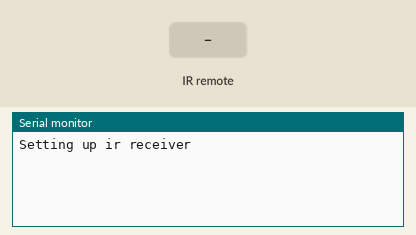
Bench run of a sketch on a simulated Arduino Uno, built with avr-gcc and run on an emulated ATmega328P. Parts: the last lines printed to the serial monitor. The test bench sets the inputs (shaded band).

Above: at 1.2 s.
1.3 s: infrared code 0xE0E040BF received
At 2.1 s:
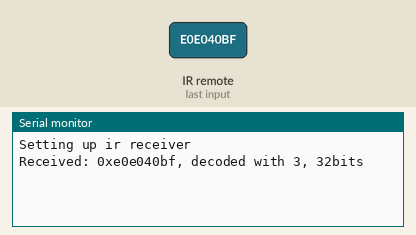
2.8 s: infrared code 0xE0E0D827 received
At 3.3 s:
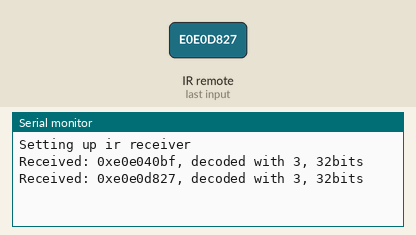
4.3 s: infrared code 0xE0E0E01F received
At 5.5 s:
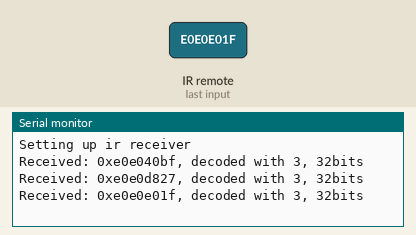
5.8 s: infrared code 0xE0E0D02F received
At 6.8 s:
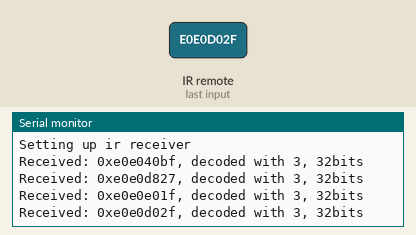
7.3 s: infrared code 0xE0E0807F received
At 7.9 s:
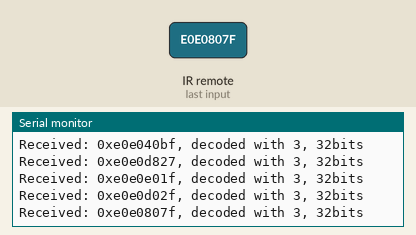

Measured:
- after the input at 1.3 s, the serial monitor: prints a new line at once (image 1)
- after the input at 2.8 s, the serial monitor: prints a new line at once (image 2)
- after the input at 4.3 s, the serial monitor: prints a new line at once (image 3)
- after the input at 5.8 s, the serial monitor: prints a new line at once (image 4)
- after the input at 7.3 s, the serial monitor: prints a new line at once (image 5)

The sketch:

ir_translator.ino
```cpp
#include "src/IRremote/IRremote.h"

#include "src/timer/Timer.h"
#include "src/controller.h"
#include "src/amplifier.h"
#include "src/tv_remote_receiver.h"


/*********** IR Config and variables *********** */
int RECV_PIN = 13;
int SEND_PIN = 3;
IRrecv irrecv(RECV_PIN);
IRsend irsend;  // uses pin 3 on arduino uno

/*********** Devices *********** */
Timer timer;
Amplifier amp(&irsend, & irrecv);
Controller ctrl(&timer, &amp);
TvRemoteReceiver tv_remote(&irrecv, &ctrl, &timer);

void setup() {

  Serial.begin(9600);

  ctrl.setup();
  tv_remote.setup();
}

void loop() {
  timer.update();
  tv_remote.receive();
}
```

amplifier.cpp
```cpp
#include "amplifier.h"

#include "IRremote/IRremote.h"

Amplifier::Amplifier(IRsend * ir_send, IRrecv * ir_receiver) : ir_send_(ir_send), ir_receiver_(ir_receiver) {}


void Amplifier::chooseTV() {
	sendCommand(0xb56, "Send Amp OPT1");
}

void Amplifier::choosePC() {
	sendCommand(0xb54, "Send Amp USB");  // 354
}

void Amplifier::chooseMusic() {
	sendCommand(0xb59, "Send Amp COAX2");
}

void Amplifier::volumeUp() {
	sendCommand(0xb50, "Send Amp Volume Up");  // 350
}

void Amplifier::volumeDown() {
	sendCommand(0xb51, "Send Amp Volume Down"); // 351
}


void Amplifier::sendCommand(unsigned long data, String description) {
	Serial.println(description.c_str());
	ir_send_->sendRC5(data, 12);
	delay(1);
	ir_receiver_->enableIRIn();
}
```

amplifier.h
```cpp
#pragma once

#include <arduino.h>

class IRsend;
class IRrecv;

class Amplifier {

public:
	Amplifier(IRsend * ir_send, IRrecv * ir_receiver);

	void chooseTV();
	void choosePC();
	void chooseMusic();

	void volumeUp();
	void volumeDown();


private:
	void sendCommand(unsigned long data, String description);

	IRsend * ir_send_;
	IRrecv * ir_receiver_;

};
```

controller.cpp
```cpp
#include "controller.h"

#include "amplifier.h"
#include "timer/Timer.h"


#define POWER_UP_MUSIC_SELECTION_DELAY_MS 10000


Controller::Controller(Timer * timer, Amplifier * amp) : timer_(timer), amp_(amp), tvNotPC_(false) {}


void Controller::setup() {
	timer_->after(POWER_UP_MUSIC_SELECTION_DELAY_MS, selectMusic, this);
}


void Controller::receivedCommand(Commands cmd) {
	switch (cmd) {
		case TVVolumeUp:
			amp_->volumeUp();
			break;
		case TVVolumeDown:
			amp_->volumeDown();
			break;
		case TVPower:
			amp_->chooseMusic();
			break;
		case TVTV:
			amp_->chooseTV();
			break;
		case TVSource:
			if (tvNotPC_)
				amp_->choosePC();
			else
				amp_->chooseTV();
			tvNotPC_ = !tvNotPC_;
			break;
	}
}

void Controller::selectMusic(void *ptr) {
	Serial.println("Choosing Music input");
	static_cast<Controller*>(ptr)->amp_->chooseMusic();
}
```

controller.h
```cpp
#pragma once

#include <arduino.h>
#include "types.h"


class Amplifier;
class Timer;

class Controller {

public:
	Controller(Timer * timer, Amplifier * amp);

	void setup();

	void receivedCommand(Commands cmd);


private:
	Timer * timer_;
	Amplifier * amp_;

	bool tvNotPC_;

	static void selectMusic(void *ptr);

};
```

Event.cpp
```cpp
// (licence header left out)
/*  * * * * * * * * * * * * * * * * * * * * * * * * * * *
 Code by Simon Monk
 http://www.simonmonk.org
* * * * * * * * * * * * * * * * * * * * * * * * * * * * */

// For Arduino 1.0 and earlier
#if defined(ARDUINO) && ARDUINO >= 100
#include "Arduino.h"
#else
#include "WProgram.h"
#endif

#include "Event.h"

Event::Event(void)
{
	eventType = EVENT_NONE;
}

void Event::update(void)
{
    unsigned long now = millis();
    update(now);
}

void Event::update(unsigned long now)
{
	if (now - lastEventTime >= period)
	{
		switch (eventType)
		{
			case EVENT_EVERY:
		 		(*callback)(context);
		 		break;

			case EVENT_OSCILLATE:
				pinState = ! pinState;
				digitalWrite(pin, pinState);
				break;
		}
		lastEventTime = now;
		count++;
	}
	if (repeatCount > -1 && count >= repeatCount)
	{
		eventType = EVENT_NONE;
	}
}
```

Event.h
```cpp
// (licence header left out)
/*  * * * * * * * * * * * * * * * * * * * * * * * * * * *
 Code by Simon Monk
 http://www.simonmonk.org
* * * * * * * * * * * * * * * * * * * * * * * * * * * * */

#ifndef Event_h
#define Event_h

#include <inttypes.h>

#define EVENT_NONE 0
#define EVENT_EVERY 1
#define EVENT_OSCILLATE 2

class Event
{

public:
  Event(void);
  void update(void);
  void update(unsigned long now);
  int8_t eventType;
  unsigned long period;
  int repeatCount;
  uint8_t pin;
  uint8_t pinState;
  void (*callback)(void *);
  void *context;
  unsigned long lastEventTime;
  int count;
};

#endif
```

Timer.cpp
```cpp
// (licence header left out)
/*  * * * * * * * * * * * * * * * * * * * * * * * * * * *
 Code by Simon Monk
 http://www.simonmonk.org
* * * * * * * * * * * * * * * * * * * * * * * * * * * * */

// For Arduino 1.0 and earlier
#if defined(ARDUINO) && ARDUINO >= 100
#include "Arduino.h"
#else
#include "WProgram.h"
#endif

#include "Timer.h"

Timer::Timer(void)
{
}

int8_t Timer::every(unsigned long period, void (*callback)(void *ctx), void *context, int repeatCount)
{
	int8_t i = findFreeEventIndex();
	if (i == -1) return -1;

	_events[i].eventType = EVENT_EVERY;
	_events[i].period = period;
	_events[i].repeatCount = repeatCount;
	_events[i].callback = callback;
	_events[i].context = context;
	_events[i].lastEventTime = millis();
	_events[i].count = 0;
	return i;
}

int8_t Timer::oscillate(uint8_t pin, unsigned long period, uint8_t startingValue, int repeatCount)
{
	int8_t i = findFreeEventIndex();
	if (i == NO_TIMER_AVAILABLE) return NO_TIMER_AVAILABLE;

	_events[i].eventType = EVENT_OSCILLATE;
	_events[i].pin = pin;
	_events[i].period = period;
	_events[i].pinState = startingValue;
	digitalWrite(pin, startingValue);
	_events[i].repeatCount = repeatCount * 2; // full cycles not transitions
	_events[i].lastEventTime = millis();
	_events[i].count = 0;
	return i;
}

int8_t Timer::oscillate(uint8_t pin, unsigned long period, uint8_t startingValue)
{
	return oscillate(pin, period, startingValue, -1); // forever
}

/**
 * This method will generate a pulse of !startingValue, occuring period after the
 * call of this method and lasting for period. The Pin will be left in !startingValue.
 */
int8_t Timer::pulse(uint8_t pin, unsigned long period, uint8_t startingValue)
{
	return oscillate(pin, period, startingValue, 1); // once
}

/**
 * This method will generate a pulse of startingValue, starting immediately and of
 * length period. The pin will be left in the !startingValue state
 */
int8_t Timer::pulseImmediate(uint8_t pin, unsigned long period, uint8_t pulseValue)
{
	int8_t id(oscillate(pin, period, pulseValue, 1));
	// now fix the repeat count
	if (id >= 0 && id < MAX_NUMBER_OF_EVENTS) {
		_events[id].repeatCount = 1;
	}
	return id;
}


void Timer::stop(int8_t id)
{
	if (id >= 0 && id < MAX_NUMBER_OF_EVENTS) {
		_events[id].eventType = EVENT_NONE;
	}
}

void Timer::update(void)
{
	unsigned long now = millis();
	update(now);
}

void Timer::update(unsigned long now)
{
	for (int8_t i = 0; i < MAX_NUMBER_OF_EVENTS; i++)
	{
		if (_events[i].eventType != EVENT_NONE)
		{
			_events[i].update(now);
		}
	}
}
int8_t Timer::findFreeEventIndex(void)
{
	for (int8_t i = 0; i < MAX_NUMBER_OF_EVENTS; i++)
	{
		if (_events[i].eventType == EVENT_NONE)
		{
			return i;
		}
	}
	return NO_TIMER_AVAILABLE;
}
```

Timer.h
```cpp
// (licence header left out)
/*  * * * * * * * * * * * * * * * * * * * * * * * * * * *
 Code by Simon Monk
 http://www.simonmonk.org
* * * * * * * * * * * * * * * * * * * * * * * * * * * * */

#ifndef Timer_h
#define Timer_h

#include <inttypes.h>
#include "Event.h"

#define MAX_NUMBER_OF_EVENTS (10)

#define TIMER_NOT_AN_EVENT (-2)
#define NO_TIMER_AVAILABLE (-1)

class Timer
{

public:
  Timer(void);


  // inline call of one delegated function has the same size
  // as a non inlined function call
  int8_t every(unsigned long period, void (*callback)(void)) {
    return every(period, simpleDelegate, (void*)callback, -1);
  }
  int8_t every(unsigned long period, void (*callback)(void), int repeatCount) {
    return every(period, simpleDelegate, (void*)callback, repeatCount);
  }
  int8_t after(unsigned long duration, void (*callback)(void)) {
    return every(duration, simpleDelegate, (void*)callback, 1);
  }

  int8_t every(unsigned long period, void (*callback)(void *), void *context) {
    return every(period, callback, context, -1);
  }
  int8_t every(unsigned long period, void (*callback)(void *), void *context, int repeatCount);

  int8_t after(unsigned long duration, void (*callback)(void *), void *context) {
    return every(duration, callback, context, 1);
  }


  int8_t oscillate(uint8_t pin, unsigned long period, uint8_t startingValue);
  int8_t oscillate(uint8_t pin, unsigned long period, uint8_t startingValue, int repeatCount);

  /**
   * This method will generate a pulse of !startingValue, occuring period after the
   * call of this method and lasting for period. The Pin will be left in !startingValue.
   */
  int8_t pulse(uint8_t pin, unsigned long period, uint8_t startingValue);

  /**
   * This method will generate a pulse of pulseValue, starting immediately and of
   * length period. The pin will be left in the !pulseValue state
   */
  int8_t pulseImmediate(uint8_t pin, unsigned long period, uint8_t pulseValue);
  void stop(int8_t id);
  void update(void);
  void update(unsigned long now);

protected:
  Event _events[MAX_NUMBER_OF_EVENTS];
  int8_t findFreeEventIndex(void);

private:
  static void simpleDelegate(void *callback) {
    (*((void (*)())(callback)))();
  }
};

#endif
```

tv_remote_receiver.cpp
```cpp
#include "tv_remote_receiver.h"

#include <arduino.h>

#include "controller.h"
#include "IRremote/IRremote.h"
#include "timer/Timer.h"


#define ENABLE_RECEIVER_TIMER_MS 60000

TvRemoteReceiver::TvRemoteReceiver(IRrecv * ir_receiver, Controller * ctrl, Timer * timer) : ir_receiver_(ir_receiver), ctrl_(ctrl), timer_(timer) {}


void TvRemoteReceiver::setup() {
	Serial.println("Setting up ir receiver");
	ir_receiver_->enableIRIn();  // Start the receiver
	timer_->every(ENABLE_RECEIVER_TIMER_MS, ensureWorkingReceiver, this);
}


void TvRemoteReceiver::receive() {
	decode_results results;

	if (ir_receiver_->decode(&results)) {
    	printIRResult(results);
    	extractCommand(results);

		ir_receiver_->resume(); // Receive the next value
  	}
}

void TvRemoteReceiver::ensureWorkingReceiver(void *ptr) {
	if (static_cast<TvRemoteReceiver*>(ptr)->ir_receiver_->isIdle()) {
		Serial.println("Receiver Idle");
		static_cast<TvRemoteReceiver*>(ptr)->ir_receiver_->enableIRIn();
	} else {
		Serial.println("Receiver not Idle");
	}
}

void TvRemoteReceiver::extractCommand(const decode_results & results) {
	if (results.decode_type == SAMSUNG) {
		switch (results.value) {
			case 0xe0e040bf:
				Serial.println("TV Power pressed");
				ctrl_->receivedCommand(TVPower);
				break;
			case 0xe0e0d827:
				Serial.println("TV TV pressed");
				ctrl_->receivedCommand(TVTV);
				break;
			case 0xe0e0e01f:
				Serial.println("TV Volume Up pressed");
				ctrl_->receivedCommand(TVVolumeUp);
				break;
			case 0xe0e0d02f:
				Serial.println("TV Volume Down pressed");
				ctrl_->receivedCommand(TVVolumeDown);
				break;
			case 0xe0e0807f:
				Serial.println("TV Source pressed");
				ctrl_->receivedCommand(TVSource);
				break;
		}
	}
}

void TvRemoteReceiver::printIRResult(const decode_results & results) {
    String str = "Received: 0x"+ String(results.value, HEX) + ", decoded with " + String(results.decode_type) + ", " + String(results.bits) + "bits ";
    Serial.println(str.c_str());
    #ifdef PRINT_RAW_IR_DATA
    str = "   RAW: ";
    for (int i=0; i < results.rawlen; i++) {
        str+= " 0x" + String(results.rawbuf[i], HEX);
    }
    Serial.println(str.c_str());
    #endif
}
```

tv_remote_receiver.h
```cpp
#pragma once

#include "types.h"

class IRrecv;
class Controller;
class Timer;
struct decode_results;

class TvRemoteReceiver {

public:
	TvRemoteReceiver(IRrecv * ir_receiver, Controller * ctrl, Timer * timer);

	void setup();
	void receive();


private:
	IRrecv * ir_receiver_;
	Controller * ctrl_;
	Timer * timer_;

	static void ensureWorkingReceiver(void *ptr);

	void printIRResult(const decode_results & results);

	void extractCommand(const decode_results & results);

};
```

types.h
```cpp
#pragma once


enum Commands {TVVolumeUp, TVVolumeDown, TVPower, TVTV, TVSource};
```
